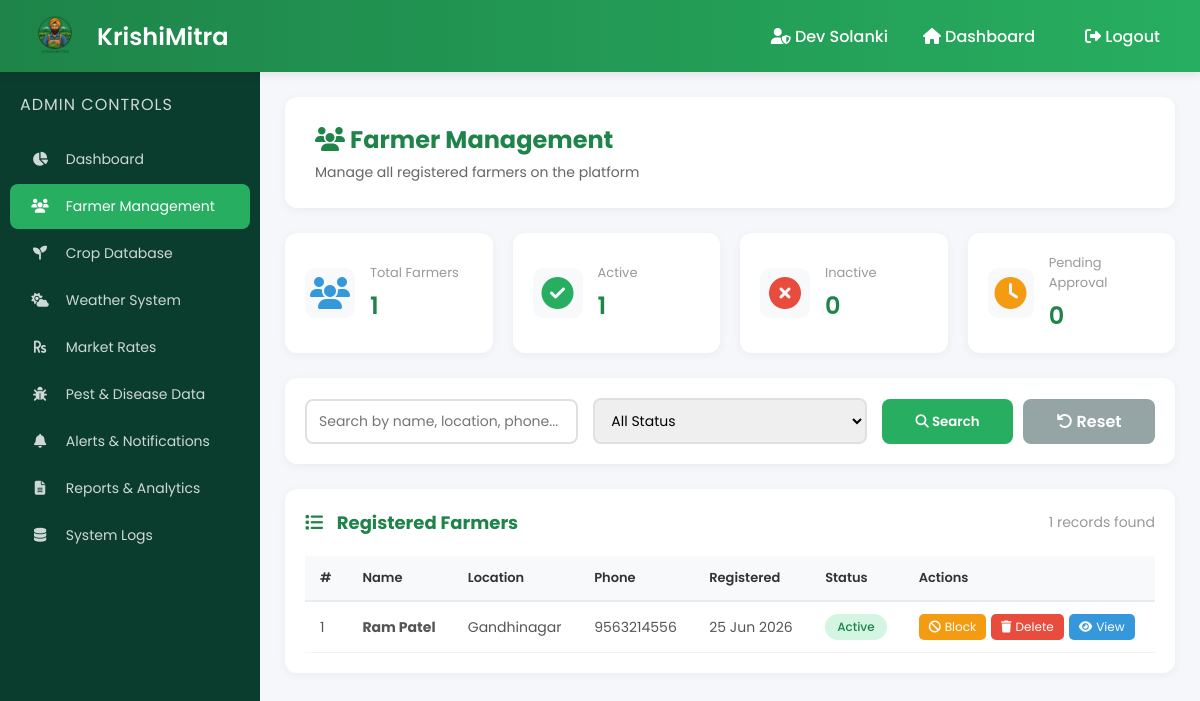
Screenshot of /admin/manage_farmers.php (signed in) with the database file from the repository.
### tables this page shows
CREATE TABLE `farmers` (
  `id` int(11) NOT NULL,
  `name` varchar(100) NOT NULL,
  `location` varchar(100) NOT NULL,
  `phone` varchar(15) NOT NULL,
  `password` varchar(255) NOT NULL,
  `created_at` timestamp NOT NULL DEFAULT current_timestamp(),
  `status` enum('active','inactive') DEFAULT 'active',
  `approved` tinyint(1) DEFAULT 1
);

### admin/manage_farmers.php (the view, shortened to what this page needs)
<?php
require_once '../config/database.php';
$search = isset($_GET['search']) ? sanitize($_GET['search']) : '';
$page = isset($_GET['page']) ? (int)$_GET['page'] : 1;
$limit = 10;
$offset = ($page - 1) * $limit;
$where_conditions = [];
$params = [];
$where_clause = !empty($where_conditions) ? "WHERE " . implode(" AND ", $where_conditions) : "";
$count_sql = "SELECT COUNT(*) as total FROM farmers $where_clause";
$stmt = $pdo->prepare($count_sql);
$stmt->execute($params);
$total_records = $stmt->fetch()['total'];
$sql = "SELECT * FROM farmers $where_clause ORDER BY created_at DESC LIMIT " . (int)$limit . " OFFSET " . (int)$offset;
$stmt = $pdo->prepare($sql);
$stmt->execute($params);
$farmers = $stmt->fetchAll();
$stmt = $pdo->query("SELECT COUNT(*) as total FROM farmers");
$total_farmers = $stmt->fetch()['total'];
$stmt = $pdo->query("SELECT COUNT(*) as total FROM farmers WHERE status = 'active'");
$active_farmers = $stmt->fetch()['total'];
$stmt = $pdo->query("SELECT COUNT(*) as total FROM farmers WHERE status = 'inactive'");
$inactive_farmers = $stmt->fetch()['total'];
$stmt = $pdo->query("SELECT COUNT(*) as total FROM farmers WHERE approved = 0 AND status = 'inactive'");
$pending_approval = $stmt->fetch()['total'];
?>
<!DOCTYPE html>
<html lang="en">
<head>
    <link rel="stylesheet" href="admin_dashboard.css">
    <link rel="stylesheet" href="manage_farmers.css">
    <link rel="stylesheet" href="https://cdnjs.cloudflare.com/ajax/libs/font-awesome/6.5.0/css/all.min.css">
</head>
<body>
<div class="navbar">
    <div class="brand">
        <img src="../assets/images/logo1.png" alt="KrishiMitra Logo" onerror="this.src='../pictures/images/logo1.png'">
        <h2>KrishiMitra</h2>
    </div>
    <div class="nav-links">
        <span><i class="fas fa-user-shield"></i> <?php echo htmlspecialchars($_SESSION['admin_name']); ?></span>
        <a href="admin_dashboard.php"><i class="fas fa-home"></i> Dashboard</a>
        <a href="../logout.php" class="logout-btn"><i class="fas fa-sign-out-alt"></i> Logout</a>
    </div>
</div>
<div class="layout">
    <div class="sidebar">
        <h3>Admin Controls</h3>
        <a href="admin_dashboard.php"><i class="fas fa-chart-pie"></i> Dashboard</a>
        <a class="active" href="manage_farmers.php"><i class="fas fa-users"></i> Farmer Management</a>
        <a href="#"><i class="fas fa-seedling"></i> Crop Database</a>
        <a href="#"><i class="fas fa-cloud-sun"></i> Weather System</a>
        <a href="#"><i class="fas fa-rupee-sign"></i> Market Rates</a>
        <a href="#"><i class="fas fa-bug"></i> Pest & Disease Data</a>
        <a href="#"><i class="fas fa-bell"></i> Alerts & Notifications</a>
        <a href="#"><i class="fas fa-file-alt"></i> Reports & Analytics</a>
        <a href="#"><i class="fas fa-database"></i> System Logs</a>
    </div>
    <div class="content">
        <div class="welcome-box">
            <h2><i class="fas fa-users"></i> Farmer Management</h2>
            <p>Manage all registered farmers on the platform</p>
        </div>
        <div class="stats-grid">
            <div class="stat-box">
                <i class="fas fa-users" style="color: #3498db;"></i>
                <div class="stat-info">
                    <h3>Total Farmers</h3>
                    <p><?php echo $total_farmers; ?></p>
                </div>
            </div>
            <div class="stat-box">
                <i class="fas fa-check-circle" style="color: #27ae60;"></i>
                <div class="stat-info">
                    <h3>Active</h3>
                    <p><?php echo $active_farmers; ?></p>
                </div>
            </div>
            <div class="stat-box">
                <i class="fas fa-times-circle" style="color: #e74c3c;"></i>
                <div class="stat-info">
                    <h3>Inactive</h3>
                    <p><?php echo $inactive_farmers; ?></p>
                </div>
            </div>
            <div class="stat-box">
                <i class="fas fa-clock" style="color: #f39c12;"></i>
                <div class="stat-info">
                    <h3>Pending Approval</h3>
                    <p><?php echo $pending_approval; ?></p>
                </div>
            </div>
        </div>
        <div class="filter-section">
            <form method="GET" action="" class="filter-form">
                <div class="filter-group">
                    <input type="text" name="search" placeholder="Search by name, location, phone..." value="<?php echo htmlspecialchars($search); ?>">
                </div>
                <div class="filter-group">
                    <select name="status">
                        <option value="">All Status</option>
                    </select>
                </div>
                <div class="filter-group">
                    <button type="submit" class="btn-filter">
                        <i class="fas fa-search"></i> Search
                    </button>
                    <a href="manage_farmers.php" class="btn-reset">
                        <i class="fas fa-undo"></i> Reset
                    </a>
                </div>
            </form>
        </div>
        <div class="farmers-table">
            <div class="table-header">
                <h3><i class="fas fa-list"></i> Registered Farmers</h3>
                <span class="record-count"><?php echo $total_records; ?> records found</span>
            </div>
            <?php if (count($farmers) > 0): ?>
                <div class="table-responsive">
                    <table>
                        <thead>
                            <tr>
                                <th>#</th>
                                <th>Name</th>
                                <th>Location</th>
                                <th>Phone</th>
                                <th>Registered</th>
                                <th>Status</th>
                                <th>Actions</th>
                            </tr>
                        </thead>
                        <tbody>
                            <?php
                            $count = $offset + 1;
                            foreach ($farmers as $farmer):
                                $status_class = $farmer['status'] === 'active' ? 'active' : 'inactive';
                                $status_label = $farmer['status'] === 'active' ? 'Active' : 'Inactive';
                            ?>
                            <tr>
                                <td><?php echo $count++; ?></td>
                                <td>
                                    <strong><?php echo htmlspecialchars($farmer['name']); ?></strong>
                                </td>
                                <td><?php echo htmlspecialchars($farmer['location']); ?></td>
                                <td><?php echo htmlspecialchars($farmer['phone']); ?></td>
                                <td><?php echo date('d M Y', strtotime($farmer['created_at'])); ?></td>
                                <td>
                                    <span class="status-badge <?php echo $status_class; ?>">
                                        <?php echo $status_label; ?>
                                    </span>
                                </td>
                                <td>
                                    <div class="action-buttons">
                                        <?php if ($farmer['status'] === 'active'): ?>
                                            <a href="?action=block&id=<?php echo $farmer['id']; ?>"
                                               class="btn-action block"
                                               onclick="return confirmAction('block', '<?php echo htmlspecialchars($farmer['name']); ?>')">
                                                <i class="fas fa-ban"></i> Block
                                            </a>
                                        <?php endif; ?>
                                        <a href="?action=delete&id=<?php echo $farmer['id']; ?>"
                                           class="btn-action delete"
                                           onclick="return confirmAction('delete', '<?php echo htmlspecialchars($farmer['name']); ?>')">
                                            <i class="fas fa-trash"></i> Delete
                                        </a>
                                        <a href="farmer_details.php?id=<?php echo $farmer['id']; ?>"
                                           class="btn-action view">
                                            <i class="fas fa-eye"></i> View
                                        </a>
                                    </div>
                                </td>
                            </tr>
                            <?php endforeach; ?>
                        </tbody>
                    </table>
                </div>
            <?php endif; ?>
        </div>
    </div>
</div>
</body>
</html>

### admin/admin_dashboard.css (style rules this page uses)
* { margin: 0; padding: 0; box-sizing: border-box; }
body { font-family: 'Poppins', sans-serif; background: #f5f7fa; overflow-x: hidden; }
.navbar { position: fixed; top: 0; left: 0; width: 100%; height: 72px; background: linear-gradient(90deg, #1e8449, #27ae60); display: flex; justify-content: space-between; align-items: center; padding: 0 25px; color: white; z-index: 1000; box-shadow: 0 2px 10px rgba(0,0,0,0.1); }
.brand { display: flex; align-items: center; gap: 12px; }
.brand img { height: 60px; width: auto; object-fit: contain; }
.brand h2 { font-size: 24px; font-weight: 600; }
.nav-links { display: flex; align-items: center; gap: 20px; }
.nav-links span { color: white; font-weight: 500; }
.nav-links a { color: white; text-decoration: none; font-weight: 500; padding: 8px 15px; border-radius: 6px; transition: 0.3s; }
.layout { display: flex; margin-top: 72px; }
.sidebar { position: fixed; top: 72px; left: 0; width: 260px; height: calc(100vh - 72px); background: #0b3d2e; padding: 20px 0; color: white; overflow-y: auto; }
.sidebar h3 { padding: 0 20px; margin-bottom: 20px; font-size: 16px; opacity: 0.8; font-weight: 400; letter-spacing: 1px; text-transform: uppercase; }
.sidebar a { display: block; color: rgba(255,255,255,0.8); text-decoration: none; padding: 12px 20px; margin: 2px 10px; border-radius: 8px; transition: 0.3s; font-size: 14px; }
.sidebar a i { margin-right: 12px; width: 20px; text-align: center; }
.sidebar a.active { background: #27ae60; color: white; }
.content { margin-left: 260px; padding: 25px; width: calc(100% - 260px); min-height: calc(100vh - 72px); }
.welcome-box { background: white; padding: 25px 30px; border-radius: 12px; margin-bottom: 25px; box-shadow: 0 2px 10px rgba(0,0,0,0.05); }
.welcome-box h2 { color: #1e8449; margin-bottom: 5px; }
.welcome-box p { color: #666; font-size: 14px; }
.status-badge { padding: 4px 12px; border-radius: 20px; font-size: 12px; font-weight: 500; display: inline-block; white-space: nowrap; }
.status-badge.active { background: #d5f5e3; color: #1e8449; }

### rows the page displays
farmers: name "Ram Patel", location "Gandhinagar", phone "9563214556", created_at "25 Jun 2026", status "Active"

### other values shown
$_SESSION['admin_name'] "Dev Solanki"
$total_farmers "1"
$active_farmers "1"
$inactive_farmers "0"
$pending_approval "0"
$total_records "1"
